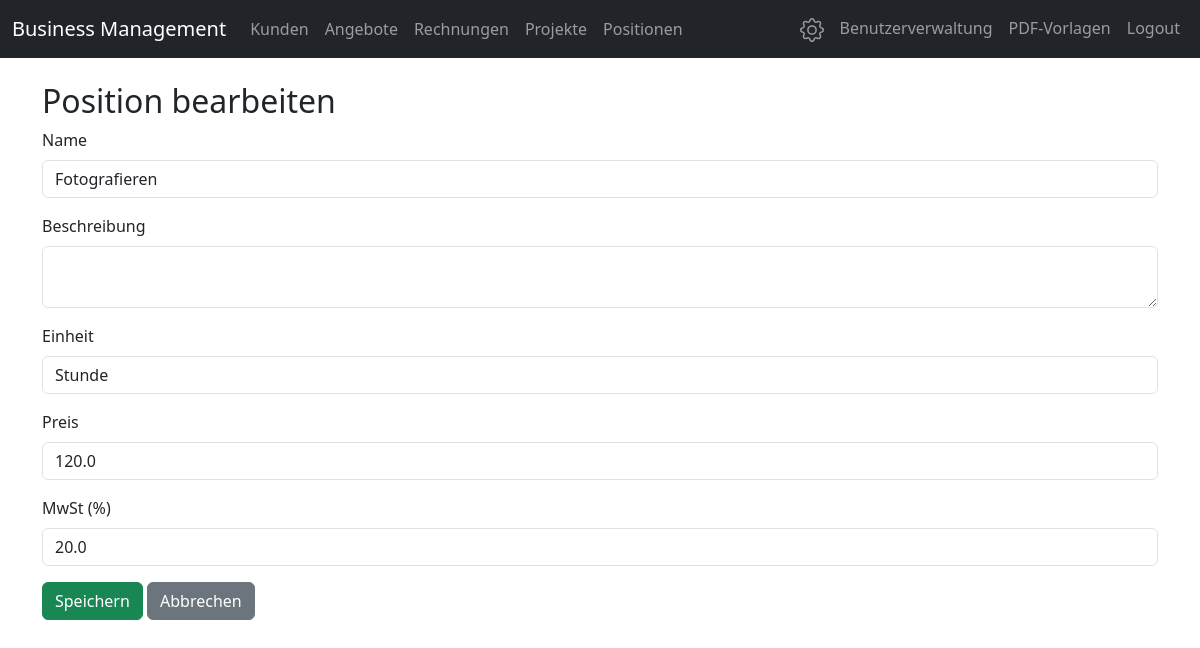
The app's page /positions/1/edit (signed in) with its own data.
### models.py (models this page shows)
class CatalogPosition(db.Model):
    __tablename__ = 'catalog_positions'
    id = db.Column(db.Integer, primary_key=True)
    name = db.Column(db.String(128), nullable=False)
    description = db.Column(db.Text)
    unit = db.Column(db.String(32), default='Stunde')
    price = db.Column(db.Float, nullable=False)
    vat = db.Column(db.Float, default=20.0)

### app.py (the view, shortened to what this page needs)
@app.route('/positions/<int:position_id>/edit', methods=['GET', 'POST'])
def edit_position(position_id):
    position = CatalogPosition.query.get_or_404(position_id)
    return render_template('position_form.html', position=position)

### app.py (called while the page is built)
@app.before_request
def load_user():
    if request.endpoint and (request.endpoint == 'login' or request.endpoint.startswith('static')):
        return
    user_id = session.get('user_id')
    token_expiry = session.get('token_expiry')
    if user_id and token_expiry:
        try:
            if datetime.utcnow() <= datetime.fromisoformat(token_expiry):
                g.user = User.query.get(user_id)
                if g.user:
                    return  # User is authenticated, continue
            else:
                session.clear()
                flash('Session abgelaufen. Bitte erneut anmelden.', 'warning')
        except:
            session.clear()
    g.user = None
    return redirect(url_for('login'))

### templates/position_form.html
{% extends 'base.html' %}
{% block content %}
<h2>{% if position %}Position bearbeiten{% else %}Neue Position anlegen{% endif %}</h2>
<form method="post">
    <div class="mb-3">
        <label for="name" class="form-label">Name</label>
        <input type="text" class="form-control" id="name" name="name" required value="{{ position.name if position else '' }}">
    </div>
    <div class="mb-3">
        <label for="description" class="form-label">Beschreibung</label>
        <textarea class="form-control" id="description" name="description">{{ position.description if position else '' }}</textarea>
    </div>
    <div class="mb-3">
        <label for="unit" class="form-label">Einheit</label>
        <input type="text" class="form-control" id="unit" name="unit" value="{{ position.unit if position else 'Stunde' }}">
    </div>
    <div class="mb-3">
        <label for="price" class="form-label">Preis</label>
        <input type="number" step="0.01" class="form-control" id="price" name="price" required value="{{ position.price if position else '' }}">
    </div>
    <div class="mb-3">
        <label for="vat" class="form-label">MwSt (%)</label>
        <input type="number" step="0.01" class="form-control" id="vat" name="vat" value="{{ position.vat if position else '20.0' }}">
    </div>
    <button type="submit" class="btn btn-success">Speichern</button>
    <a href="/positions" class="btn btn-secondary">Abbrechen</a>
</form>
{% endblock %}

### records on screen
CatalogPosition: name "Fotografieren", unit "Stunde", price "120.0", vat "20.0"
